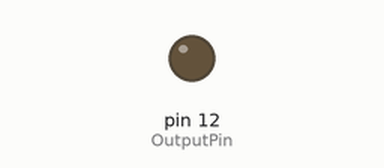
The sketch below on a simulated Arduino Uno, built with avr-gcc and run on an emulated ATmega328P. On the bench: output pins drawn as LEDs (lit = HIGH).

Above: at 0.05 s.
At 3.95 s:
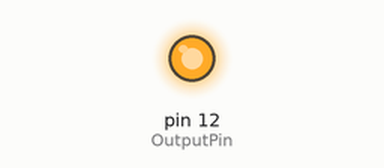
Timing chart, 0 to 4.2 s (numbered marks = the images above):
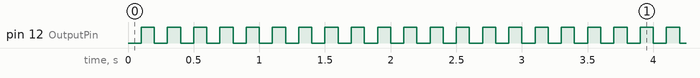

The sketch:

test_output.ino
```cpp
int const OutputPin = 12; // スイッチからの入力を受け取るPIN番号
int counter = 0;

void setup() {
  // put your setup code here, to run once:
  Serial.begin(9600);
  pinMode(OutputPin, OUTPUT); // 与えられたPIN番号がInputなのかOutputなのかを指定
}

void loop() {
  counter++;
  if(counter > 100){
    counter = 0;
  }
  // 偶数の時のみ電気をつける
  if(counter % 2 == 0){
    digitalWrite(OutputPin, HIGH);
  }else{
    digitalWrite(OutputPin, LOW);
  }

  delay(100);
}
```

Measured:
- by itself, pin 12 (OutputPin): moves between LOW and HIGH, repeating every 1.8 s
